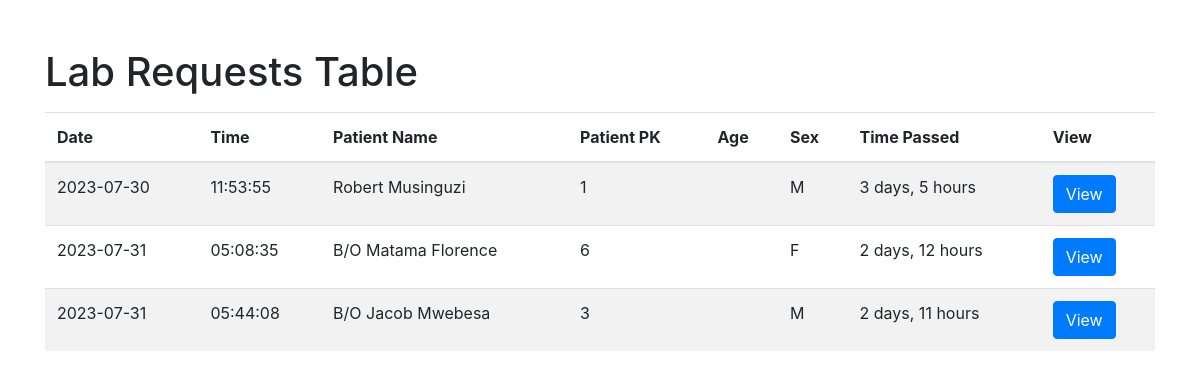
Before: /lab_requests/ with the older database file.
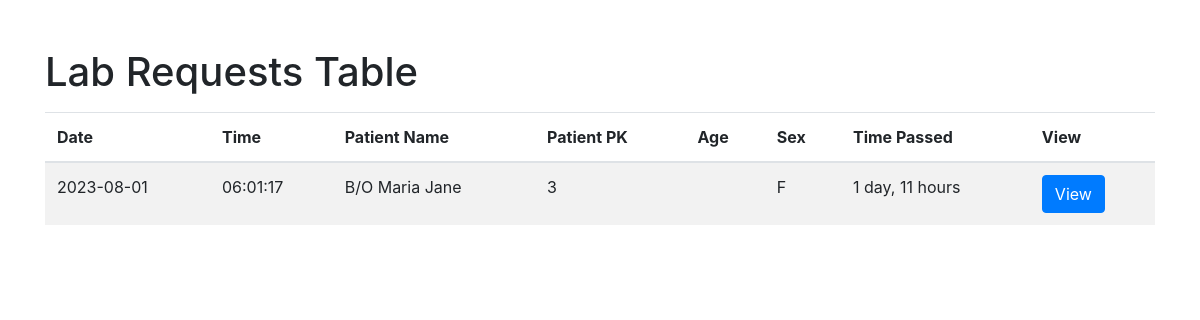
After: the same page with the newer database file.
### newborn/models.py (models this page shows, shortened)
class LabInvestigation(models.Model):
    author = models.ForeignKey(User, on_delete=models.CASCADE, null=True)
    serology_rpr = models.BooleanField(verbose_name='RPR', default=False)
    serology_rct = models.BooleanField(verbose_name='RCT', default=False)
    serology_bat = models.BooleanField(verbose_name='BAT', default=False)
    microbiology_gram_stain = models.BooleanField(verbose_name='Gram stain', default=False)
    microbiology_culture = models.BooleanField(verbose_name='Culture', default=False)
    chemistry_serum_electrolytes = models.BooleanField(verbose_name='Serum electrolytes', default=False)
    chemistry_serum_urea = models.BooleanField(verbose_name='Serum Urea', default=False)
    chemistry_serum_creatinine = models.BooleanField(verbose_name='Serum creatinine', default=False)
    chemistry_urinalysis = models.BooleanField(verbose_name='Urinalysis', default=False)
    serology_rpr_result = models.CharField(max_length=100, blank=True, null=True)
    serology_rct_result = models.CharField(max_length=100, blank=True, null=True)
    serology_bat_result = models.CharField(max_length=100, blank=True, null=True)
    microbiology_gram_stain_result = models.CharField(max_length=100, blank=True, null=True)
    microbiology_culture_result = models.CharField(max_length=100, blank=True, null=True)
    chemistry_serum_electrolytes_result = models.CharField(max_length=100, blank=True, null=True)
    chemistry_serum_urea_result = models.CharField(max_length=100, blank=True, null=True)
    chemistry_serum_creatinine_result = models.CharField(max_length=100, blank=True, null=True)
    chemistry_urinalysis_result = models.CharField(max_length=100, blank=True, null=True)
    timestamp = models.DateTimeField(auto_now_add=True)
    neonate = models.ForeignKey(NewbornAdmission, on_delete=models.CASCADE, null=True)
    def is_complete(self):
        if (self.serology_rpr and not self.serology_rpr_result) or \
                (self.serology_rct and not self.serology_rct_result) or \
                (self.serology_bat and not self.serology_bat_result) or \
                (self.microbiology_gram_stain and not self.microbiology_gram_stain_result) or \
                (self.microbiology_culture and not self.microbiology_culture_result) or \
                (self.chemistry_serum_electrolytes and not self.chemistry_serum_electrolytes_result) or \
                (self.chemistry_serum_urea and not self.chemistry_serum_urea_result) or \
                (self.chemistry_serum_creatinine and not self.chemistry_serum_creatinine_result) or \
                (self.chemistry_urinalysis and not self.chemistry_urinalysis_result):
            return False
        return True

class NewbornAdmission(models.Model):
    PLACE_OF_BIRTH_CHOICES = [
        ('Hospital', 'Hospital'),
        ('Along the road', 'Along the road'),
        ('Home', 'Home'),
    ]
    MODE_OF_DELIVERY_CHOICES = [
        ('SVD', 'SVD (Spontaneous Vaginal Delivery)'),
        ('C/S', 'C/S (Caesarean Section)'),
    ]
    MEANS_OF_TRANSPORT_CHOICES = [
        ('Ambulance', 'Ambulance'),
        ('Public means', 'Public means'),
    ]
    YES_NO_CHOICES = [
        ('Yes', 'Yes'),
        ('No', 'No'),
    ]
    SEX = [
        ('M', 'M'),
        ('F', 'F'),
    ]
    admission_date = models.DateTimeField()
    name = models.CharField(max_length=100)
    sex = models.CharField(max_length=100, choices=SEX)
    birth_weight = models.DecimalField(max_digits=2, decimal_places=1)
    delivery_date = models.DateTimeField()
    place_of_birth = models.CharField(max_length=20, choices=PLACE_OF_BIRTH_CHOICES)
    hospital_name = models.CharField(max_length=100, blank=True, null=True)
    mode_of_delivery = models.CharField(max_length=3, choices=MODE_OF_DELIVERY_CHOICES)
    indication = models.CharField(max_length=100, blank=True, null=True)
    resuscitation_done = models.CharField(max_length=3, choices=YES_NO_CHOICES)
    resuscitation_choices_1 = models.BooleanField(verbose_name='Bag&Mask', default=False, blank=True)
    resuscitation_choices_2 = models.BooleanField(verbose_name='Oxygen', default=False, blank=True)
    referred_in = models.CharField(max_length=3, choices=YES_NO_CHOICES)
    facility_name = models.CharField(max_length=100, blank=True, null=True)
    referral_date_time = models.DateTimeField(blank=True, null=True)
    reason_for_referral = models.CharField(max_length=100, blank=True, null=True)
    means_of_transport = models.CharField(max_length=20, choices=MEANS_OF_TRANSPORT_CHOICES, blank=True, null=True)
    oxygen_transport = models.CharField(max_length=3, choices=YES_NO_CHOICES, blank=True, null=True)
    mother = models.ForeignKey(MotherDetails, on_delete=models.CASCADE, null=True)

### newborn/views.py (the view)
# urls.py: path('lab_requests/', views.lab_requests_dashboard, name='lab-requests-dashboard'),
def lab_requests_dashboard(request):
    lab_requests = LabInvestigation.objects.all()
    if request.method == 'POST':
        form = LabTestResultForm(request.POST)
        if form.is_valid():
            lab_investigation = form.save(commit=False)
            lab_investigation.author = request.user
            lab_investigation.save()
            return redirect('lab-requests-dashboard')  # Redirect to the same page to avoid form resubmission
    else:
        form = LabTestResultForm()
    complete_lab_requests = [lab_request for lab_request in lab_requests if lab_request.is_complete()]
    lab_requests = [lab_request for lab_request in lab_requests if not lab_request.is_complete()]
    return render(request, 'newborn/lab_requests_dashboard.html', {'lab_requests': lab_requests, 'complete_lab_requests': complete_lab_requests, 'form': form})

### newborn/templates/newborn/lab_requests_dashboard.html (shortened to what this page needs)
<!DOCTYPE html>
<html lang="en">
<head>
    <link rel="stylesheet" href="https://stackpath.bootstrapcdn.com/bootstrap/4.5.2/css/bootstrap.min.css">
</head>
<body>
<div class="container">
    <h1 class="mt-5">Lab Requests Table</h1>
    <table class="table table-striped mt-3">
        <thead>
        <tr>
            <th>Date</th>
            <th>Time</th>
	    <th>Patient Name</th>
            <th>Patient PK</th>
            <th>Age</th>
            <th>Sex</th>
	    <th>Time Passed</th>
            <th>View</th>
        </tr>
        </thead>
        <tbody>
        {% for lab_request in lab_requests %}
            <tr>
                <td>{{ lab_request.timestamp|date:"Y-m-d" }}</td>
                <td>{{ lab_request.timestamp|time:"H:i:s" }}</td>
		<td>{{ lab_request.neonate.name }}</td>
                <td>{{ lab_request.neonate.pk }}</td>
                <td>{{ lab_request.neonate.age }}</td>
                <td>{{ lab_request.neonate.sex }}</td>
		<td>{{ lab_request.timestamp|timesince }}</td>
                <td>
                    <a href="{% url 'lab_request_details' lab_request.neonate.pk %}" class="btn btn-primary">View</a>
                </td>
            </tr>
        {% endfor %}
        </tbody>
    </table>
</div>
</body>
</html>

Changed rows visible on the page:
no longer on this page (row edited): LabInvestigation: timestamp "2023-07-30", timestamp "11:53:55", neonate.name "Robert Musinguzi", neonate.pk "1", neonate.sex "M", timestamp "3 days, 5 hours"
no longer on this page (row edited): LabInvestigation: timestamp "2023-07-31", timestamp "05:08:35", neonate.name "B/O Matama Florence", neonate.pk "6", neonate.sex "F", timestamp "2 days, 12 hours"
changed LabInvestigation: timestamp "2023-07-31" → "2023-08-01"; timestamp "05:44:08" → "06:01:17"; neonate.name "B/O Jacob Mwebesa" → "B/O Maria Jane"; neonate.sex "M" → "F"; timestamp "2 days, 11 hours" → "1 day, 11 hours"
